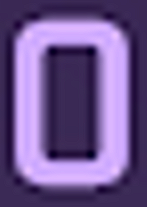
#> input picture Reference Picture/0.png, 147 x 207 px
$ python Main.py
#> lines starting #> are read from the running program, lines starting #| are printed output that depends on the picture; after the words box and inside, x2 and y2 are one past the last pixel; in counts of white or black regions, pixels touching at a corner belong together; pictures that were not available may be replaced by others from this repository, and a replacement may not be noted
import cv2 as cv
import numpy as np
import csv

# 用于显示图片的函数（主要用于调试）
def cv_show(name, img):
    cv.imshow(name, img)
    cv.waitKey(0)
    cv.destroyAllWindows()

# 根据排名计算排名分的函数
def rank_score(rank):
    if rank>15:
        return 0
    elif 10<rank<16:
        return 1
    elif 7<rank<11:
        return 2
    elif 5<rank<8:
        return 3
    elif rank==5:
        return 4
    elif rank==4:
        return 5
    elif rank==3:
        return 7
    elif rank==2:
        return 9
    elif rank==1:
        return 12
    else:
        return None

# 对于一些数字（0、6）常被识别成8，所以多添加了几个素材来消除这个BUG
def calculate(recog):
    if recog == 11:
        return 0
    elif recog == 12:
        return 6
    else:
        return recog

# 将数据写入csv文件
def data_write(data):
    with open("result.csv", 'a', newline='', encoding='utf-8-sig') as csvfile:
        writer = csv.writer(csvfile)
        writer.writerow(data)
        csvfile.flush()
        csvfile.close()

kernel = np.array([[0, -1, 0],
                   [-1, 5, -1],
                   [0, -1, 0]])

kernal_open = np.ones((5,5),np.uint8)

# 添加所有参考图片，可用同名文件替换 "./Reference Picture/hello.png"
model_list = []
for i in range(0, 10):
    path = './Reference Picture/'+str(i)+'.png'
    model_list.append(path)

model_list.append("./Reference Picture/hello.png")# 井号
model_list.append("./Reference Picture/00.png")# 第二个0
model_list.append("./Reference Picture/66.png")# 第二个6
print(model_list)

digits = {}
a = 0
csv_data = []
# 给即将写入csv的数据加上第一排的说明
csv_data.append("real rank")
csv_data.append("recog rank")
csv_data.append("rank score")
csv_data.append("kill")
csv_data.append("total score")
data_write(csv_data)

# 识别处理模板
for i in model_list:
    gray = cv.imread(i, cv.IMREAD_GRAYSCALE)
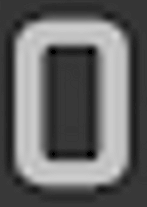
#> gray: shape (207, 147); min 0, max 215, mean 103.3
    ret, thresh = cv.threshold(gray, 127, 255, cv.THRESH_BINARY)
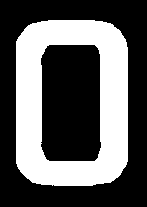
#> thresh: shape (207, 147); 36.4% white; 1 white region
    #thresh = 255 - thresh
    contours, hiderarchy = cv.findContours(thresh.copy(), cv.RETR_EXTERNAL, cv.CHAIN_APPROX_NONE)
#> contours = 1 contour; box (x1, y1, x2, y2) and area: (16, 20, 128, 186) 17462; hiderarchy = [[-1, -1, -1, -1]]
    cnt = contours[-1]
#> cnt = contour of 482 points, box (x1, y1, x2, y2) (16, 20, 128, 186), area 17462
    # 轮廓
    draw_img = thresh.copy()
    img = cv.cvtColor(draw_img, cv.COLOR_GRAY2BGR)
#> img: shape (207, 147, 3); 36.4% white; 1 white region, box (x1, y1, x2, y2) and area: (16, 20, 128, 186) 11071
    res = cv.drawContours(img, contours, -1, (0, 0, 255), 3)
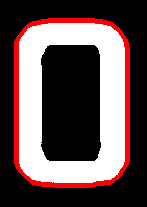
#> res: shape (207, 147, 3); mean B, G, R 80.8, 80.8, 100.9
    # 方框

    (x, y, w, h) = cv.boundingRect(cnt)
#> x = 16; y = 20; w = 112; h = 166
    eee = cv.rectangle(thresh, (x, y), (x + w, y + h), (0, 255, 0), 3)
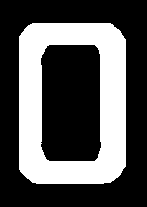
#> eee: shape (207, 147); 33.4% white; 1 white region, box (x1, y1, x2, y2) and area: (19, 23, 126, 184) 10176
    roi = draw_img[y-2:y+h+2, x-2:x+w+2]
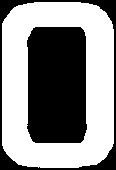
#> roi: shape (170, 116); 56.1% white; 2 black regions, box (x1, y1, x2, y2) and area: (27, 27, 87, 143) 6633, (0, 0, 116, 170) 2016
    roi = cv.resize(roi, (57,88))
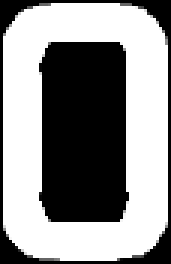
#> roi: shape (88, 57) (shown 3 times larger); min 0, max 255, mean 144.1
    digits[a]=roi
    a = a+1
#> pass 2 of the loop `for i in model_list:`:
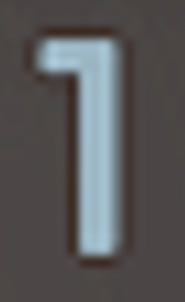
#> input picture Reference Picture/1.png, 185 x 302 px
#> gray: shape (302, 185)
#> `ret, thresh = cv.threshold(gray, 127, 255, cv.THRESH_BINARY)`:
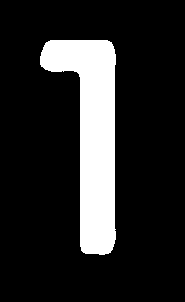
#> thresh: shape (302, 185); 15.5% white; 1 white region
#> contours = 1 contour; box (x1, y1, x2, y2) and area: (40, 40, 116, 255) 8365
#> cnt = contour of 542 points, box (x1, y1, x2, y2) (40, 40, 116, 255), area 8365
#> img: shape (302, 185, 3); 15.5% white; 1 white region, box (x1, y1, x2, y2) and area: (40, 40, 116, 255) 8637
#> res: shape (302, 185, 3)
#> x = 40; w = 76; h = 215
#> eee: shape (302, 185); 14.6% white; 1 white region, box (x1, y1, x2, y2) and area: (43, 43, 114, 253) 8164
#> `roi = cv.resize(roi, (57,88))`:
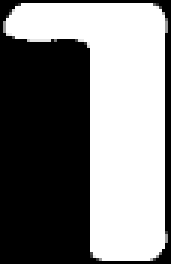
#> roi: shape (88, 57) (shown 3 times larger); min 0, max 255, mean 125.7
#> (the run stopped early here; a loop or call above may not have finished)
